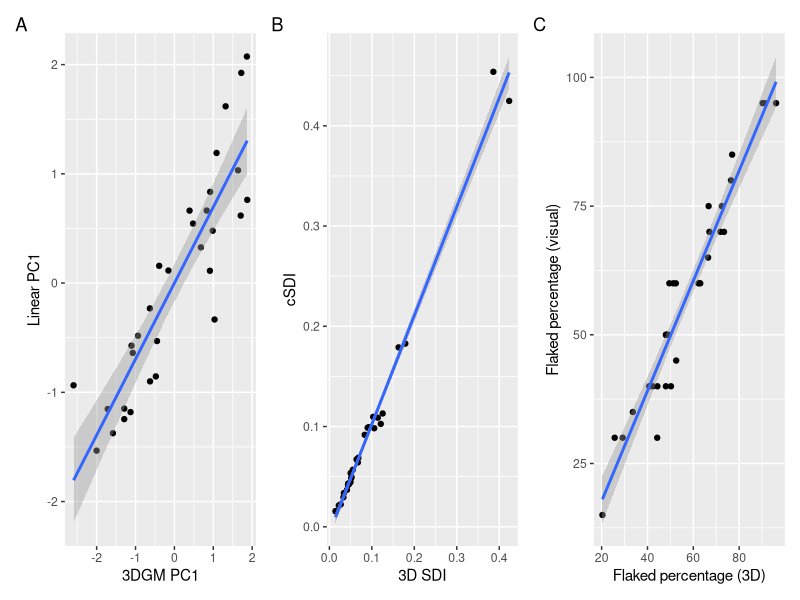

The R source for this figure: (Note: this script raises an error after producing the figure.)
# Add packages
library(tidyverse)
library(patchwork)
library(cowplot)


# Data preparation
## loading data
gona_linear<-readr::read_csv("data/Gona_EA_for_Cheng_020824.csv")
gona_3d<-read.csv("data/3D-cleaned-for-Cheng-080224.csv")

## Figure for 3d comparison

fig4a <- ggplot(gona_3d, aes(X.3DGMPC110x10, FAC1_2)) + 
  geom_point() + 
  geom_smooth(method=lm)+
  labs(x ="3DGM PC1", y = "Linear PC1")

fig4b <- ggplot(gona_3d, aes(SDI_3D, SDIBoxTimesPointFive)) + 
  geom_point() + 
  geom_smooth(method=lm)+
  labs(x ="3D SDI", y = "cSDI")

fig4c <- ggplot(gona_3d, aes(Flaked, FlakedVisual)) + 
  geom_point() + 
  geom_smooth(method=lm)+
  labs(x ="Flaked percentage (3D)", y = "Flaked percentage (visual)")

patchwork <- (fig4a + fig4b + fig4c)
patchwork + plot_annotation(tag_levels = 'A')
ggplot2::ggsave("Fig.3D comparison new.png", path="figure.", width = 9, height = 3, dpi = 300)


## Figure for FAI by base

fig5a<-gona_linear %>%
  filter(Contexts == "Acheulean", Mode == "2", Flaked == "Flaked") %>%
  ggplot(aes(FAI, FAC1_1)) + 
  geom_point(alpha=0.6,size=2,aes(color= as.factor(Base),shape=as.factor(Base))) + 
  geom_smooth(method=lm, aes(group = 1))+
  labs(x ="FAI", y = "PC1 (flatness)")+
  scale_y_continuous(limits=c(-1.5,2.5))+
  theme(legend.position="none")


fig5b<-gona_linear %>%
  filter(Contexts == "Acheulean", Mode == "2", Flaked == "Flaked") %>%
  ggplot(aes(FAI, FAC2_1)) + 
  geom_point(alpha=0.6,size=2,aes(color = as.factor(Base),shape=as.factor(Base))) + 
  geom_smooth(method=lm, aes(group = 1))+
  labs(x ="FAI", y = "PC2 (convergence)")+
  labs(color='Base', shape = 'Base')+
  scale_y_continuous(limits=c(-3,3))+
  theme(legend.key.size = unit(0.2, "cm"))


patchwork <- (fig5a + fig5b)
patchwork + plot_annotation(tag_levels = 'A')
ggplot2::ggsave("Fig.FAI by base new NEW.png", path="figure.", width = 9, height = 3, dpi = 300)


## Figure for FAI by flaked
PC1.mean <- gona_linear %>%
  filter(Contexts == "Acheulean", Base == "flake", Flaked == "Unmodified") %>%
  group_by(Flaked) %>%
  summarize(PC1mean = mean(FAC1_1))


PC2.mean <- gona_linear %>%
  filter(Contexts == "Acheulean", Base == "flake", Flaked == "Unmodified") %>%
  group_by(Flaked) %>%
  summarize(PC2mean = mean(FAC2_1))

fig6a<-gona_linear %>%
  filter(Contexts == "Acheulean", Base == "flake") %>%
  ggplot(aes(FAI, FAC1_1, color = as.factor(Flaked))) + 
  geom_point(alpha=0.5,size=2,aes(color = as.factor(Flaked))) + 
  geom_smooth(method=lm)+
  geom_hline(data = PC1.mean, linetype="dashed",aes( group = Flaked, yintercept = PC1mean, color = Flaked)) +
  annotate(geom = "point", x = 55 , y = 2.02, colour = "black", fill = "#F8766D", size= 1, stroke = 0.5) +
  annotate(geom = "text", x = 55 , y = 2.05, label = "OGS5:2013-1", vjust=2, size=2)+
  annotate(geom = "point", x = 0 , y = -0.66, colour = "black", fill = "#619CFF", size= 1, stroke = 0.5) +
  annotate(geom = "text", x = 0 , y = -0.66, label = "OGS5:54",  vjust=2, size=2)+
  labs(x ="FAI", y = "PC1 (flatness)\n")+
  scale_y_continuous(limits=c(-1.5,2.5))+
  theme(legend.position="none")

  
fig6b<-gona_linear %>%
  filter(Contexts == "Acheulean", Base == "flake") %>%
  ggplot(aes(FAI, FAC2_1, color = as.factor(Flaked))) + 
  geom_point(alpha=0.5,size=2,aes(color = as.factor(Flaked))) + 
  geom_smooth(method=lm)+
  geom_hline(data = PC2.mean, linetype="dashed",aes( group = Flaked, yintercept = PC2mean, color = Flaked)) +
  annotate(geom = "point", x = 5 , y = 2.47, colour = "black", fill = "#F8766D", size= 1,stroke = 0.5) +
  annotate(geom = "text", x = 5 , y = 2.47, label = "DAN5:54", vjust=2,  size=2)+
  annotate(geom = "point", x = 5 , y = -2.21, colour = "black", fill = "#F8766D", size= 1,stroke = 0.5) +
  annotate(geom = "text", x = 5 , y = -2.21, label = "OGS5:5", vjust=2,  size=2)+
  labs(x ="FAI", y = "PC2 (convergence)\n")+
  scale_y_continuous(limits=c(-2.5,3))+
  labs(color='Modification')+
  theme(legend.key.size = unit(0.2, "cm"))

fig6a1<-ggdraw(fig6a) + 
  draw_image("figure/Picture1.PNG",
             x = 0.02, y = 0.29, width = 0.12, height = 0.12)
fig6a2<-ggdraw(fig6a1) + 
  draw_image("figure/Picture2.PNG",
             x = 0.02, y = 0.8, width = 0.12, height = 0.12)
fig6b1<-ggdraw(fig6b) + 
  draw_image("figure/Picture3.PNG",
             x = 0.02, y = 0.16, width = 0.12, height = 0.12)
fig6b2<-ggdraw(fig6b1) + 
  draw_image("figure/Picture4.PNG",
             x = 0.02, y = 0.81, width = 0.12, height = 0.12)

patchwork <- (fig6a2 + fig6b2)
patchwork + plot_annotation(tag_levels = 'A')
ggplot2::ggsave("Fig.FAI by flaked new123.png", path="figure.", width = 9, height = 3, dpi = 300)


## heteroscedasticity test for mode1 and mode2 cores
MODE1CORE <- joined_gona %>%
  filter(Mode == "1", Flaked.x == "Flaked")
MODE2CORE <- joined_gona %>%
  filter(Mode == "2", Flaked.x == "Flaked")

lmMod1 <- lm(FAI ~ cSDI, data=MODE1CORE)
lmtest::bptest(lmMod1)
ggplot(MODE1CORE, aes(FAI, cSDI)) + 
  geom_point() + 
  geom_smooth(method=lm)
car::ncvTest(lmMod1)

lmMod2 <- lm(FAI ~ cSDI, data=MODE2CORE)
lmtest::bptest(lmMod2)
car::ncvTest(lmMod2)


### Locating the extreme value of PC1 and PC2 in the last figure
leftfig<-joined_gona %>%
  filter(Contexts == "Acheulean", Base == "flake")

